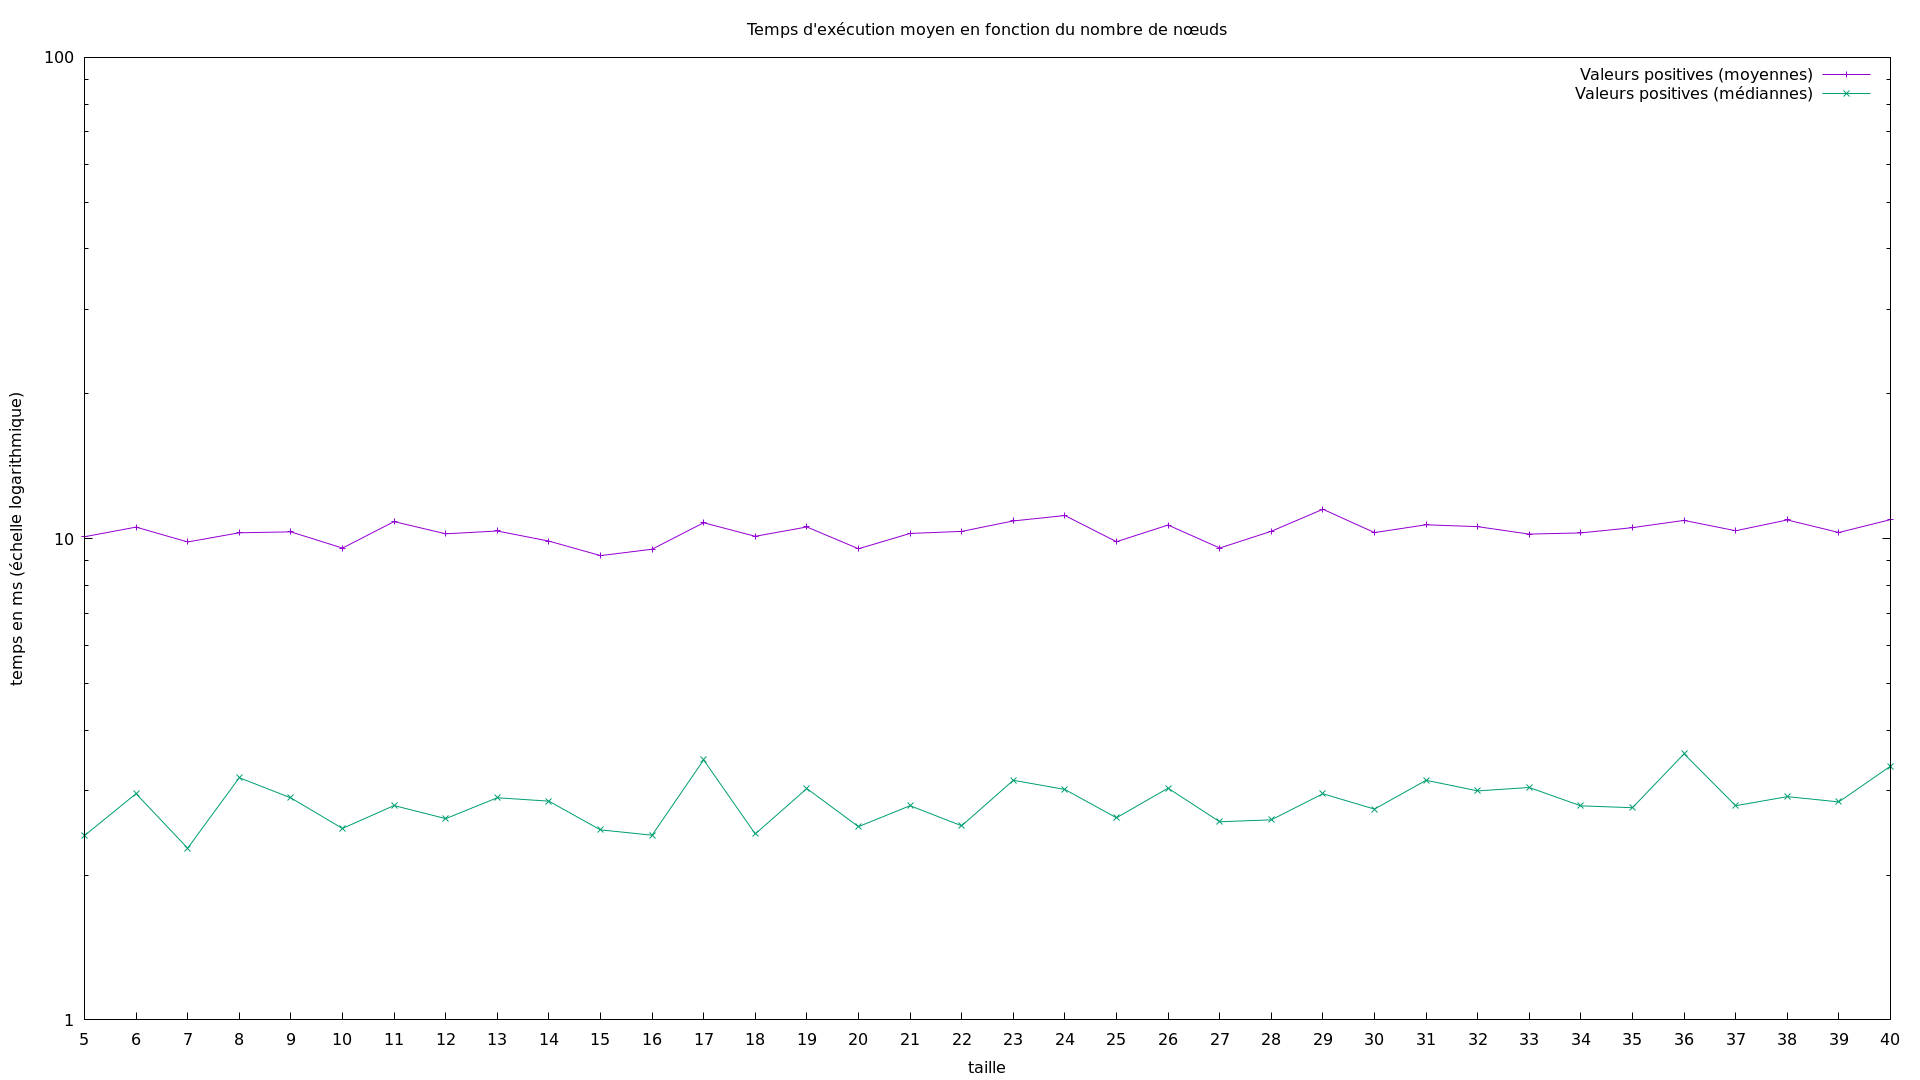

Write the gnuplot code that produced this figure.
set terminal pngcairo size 1920,1080
set output "taille.png"

set title "Temps d'exécution moyen en fonction du nombre de nœuds"

set xtics nomirror
set logscale y

set xlabel "taille"
set ylabel "temps en ms (échelle logarithmique)"

set style data linespoints

plot 'taille.data' using 2:xtic(1) title "Valeurs positives (moyennes)",\
    "" using 3:xtic(1) title "Valeurs positives (médiannes)"

# 4,00Ghz; limite de temps: 10 secondes